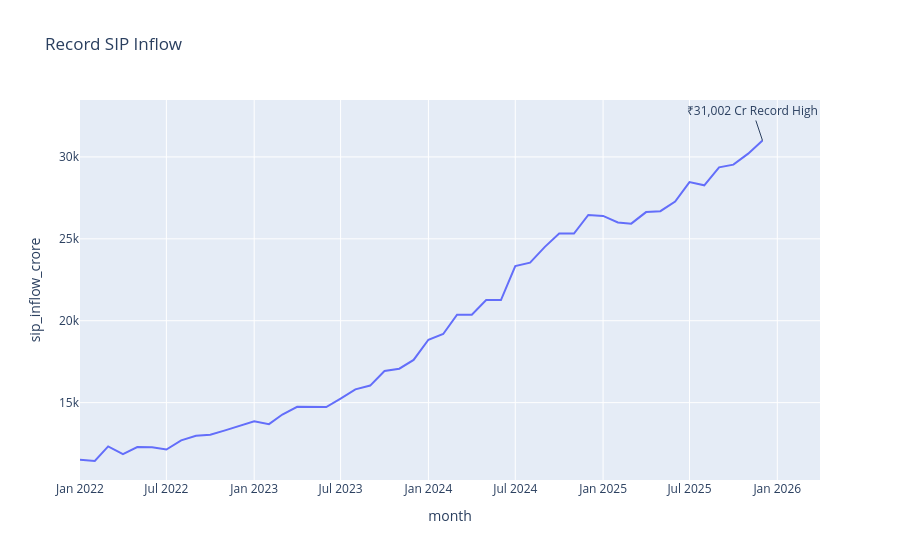

Notebook code cell kept with this figure:
### Code cell
fig = px.line(
    sip,
    x="month",
    y="sip_inflow_crore",
    title="Record SIP Inflow"
)

fig.add_annotation(
    x="2025-12-01",
    y=31002,
    text="₹31,002 Cr Record High",
    showarrow=True
)

fig.show()

fig.write_image(
    "../reports/charts/sip_record_high.png"
)

### Figure 1 — Plotly figure (JSON) as saved in the notebook; plotly's stock layout.template omitted (floating-point values rounded to 4 significant figures)
{"data": [{"hovertemplate": "month=%{x}<br>sip_inflow_crore=%{y}<extra></extra>", "legendgroup": "", "line": {"color": "#636efa", "dash": "solid"}, "marker": {"symbol": "circle"}, "mode": "lines", "name": "", "orientation": "v", "showlegend": false, "type": "scatter", "x": ["2022-01-01", "2022-02-01", "2022-03-01", "2022-04-01", "2022-05-01", "2022-06-01", "2022-07-01", "2022-08-01", "2022-09-01", "2022-10-01", "2022-11-01", "2022-12-01", "2023-01-01", "2023-02-01", "2023-03-01", "2023-04-01", "2023-05-01", "2023-06-01", "2023-07-01", "2023-08-01", "2023-09-01", "2023-10-01", "2023-11-01", "2023-12-01", "2024-01-01", "2024-02-01", "2024-03-01", "2024-04-01", "2024-05-01", "2024-06-01", "2024-07-01", "2024-08-01", "2024-09-01", "2024-10-01", "2024-11-01", "2024-12-01", "2025-01-01", "2025-02-01", "2025-03-01", "2025-04-01", "2025-05-01", "2025-06-01", "2025-07-01", "2025-08-01", "2025-09-01", "2025-10-01", "2025-11-01", "2025-12-01"], "xaxis": "x", "y": [11517, 11438, 12328, 11863, 12286, 12276, 12140, 12694, 12976, 13040, 13306, 13573, 13856, 13687, 14276, 14749, 14749, 14734, 15245, 15814, 16042, 16928, 17073, 17610, 18838, 19187, 20371, 20371, 21262, 21262, 23332, 23547, 24509, 25323, 25320, 26459, 26400, 25999, 25926, 26632, 26688, 27274, 28464, 28265, 29361, 29529, 30200, 31002], "yaxis": "y"}], "layout": {"annotations": [{"showarrow": true, "text": "₹31,002 Cr Record High", "x": "2025-12-01", "y": 31002}], "legend": {"tracegroupgap": 0}, "title": {"text": "Record SIP Inflow"}, "xaxis": {"anchor": "y", "domain": [0, 1], "title": {"text": "month"}}, "yaxis": {"anchor": "x", "domain": [0, 1], "title": {"text": "sip_inflow_crore"}}}}
